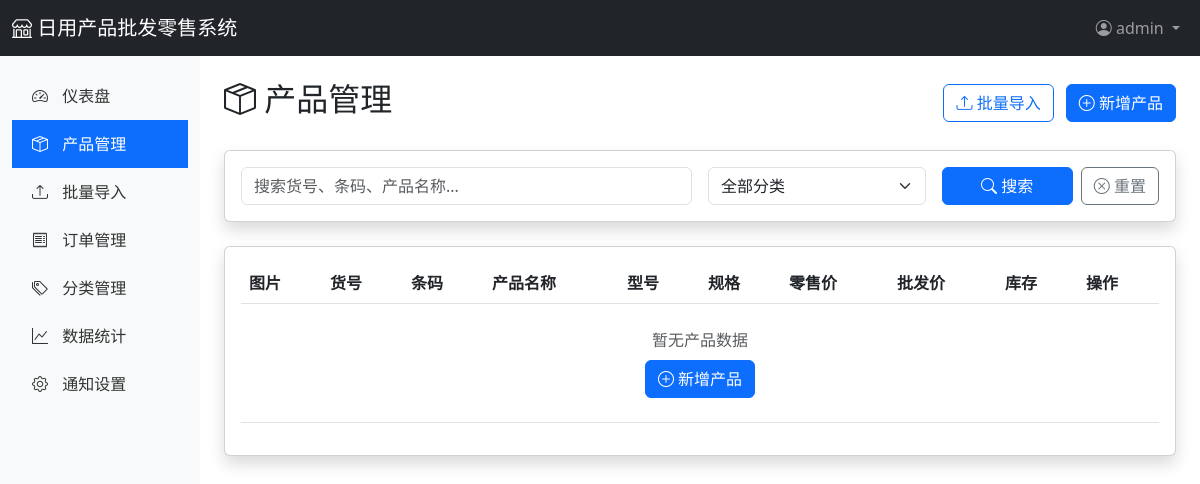
Page /admin/products?category_id=11 (signed in) on the earlier database version.
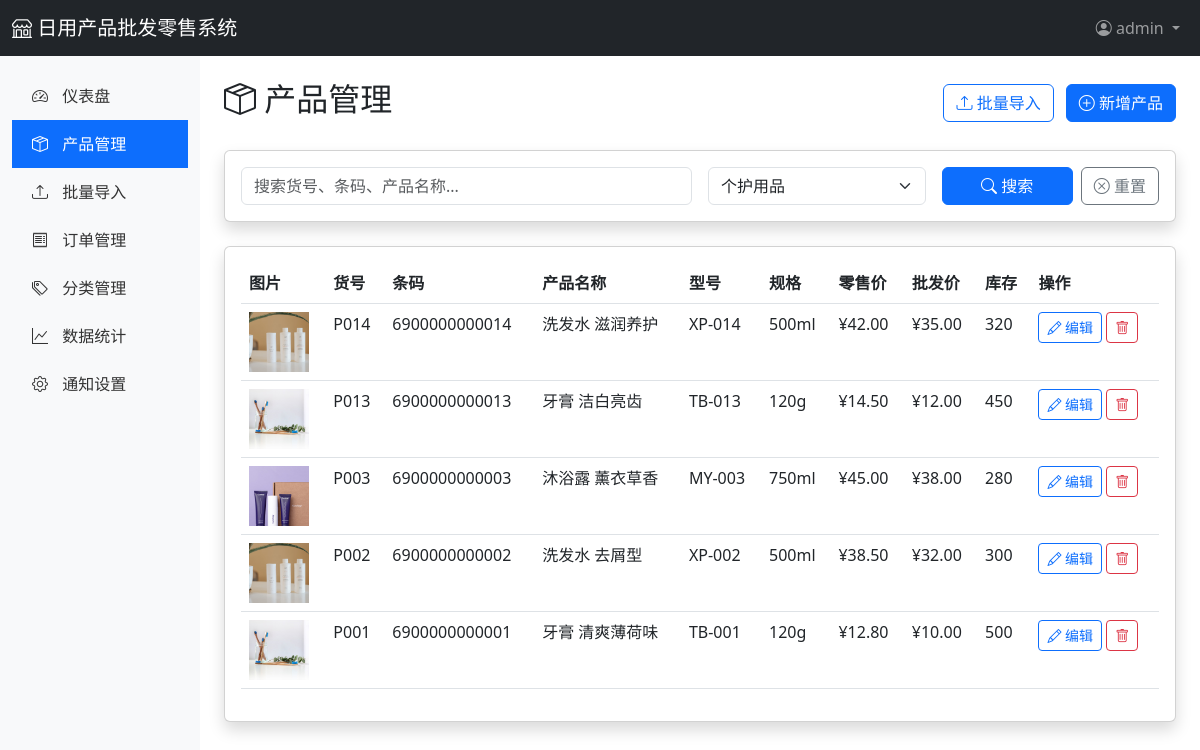
Same page on the later database version.
### app/models.py (models this page shows, shortened)
class User(UserMixin, db.Model):
    __tablename__ = 'users'
    id = db.Column(db.Integer, primary_key=True)
    username = db.Column(db.String(80), unique=True, nullable=False)
    email = db.Column(db.String(120), unique=True, nullable=False)
    password_hash = db.Column(db.String(255), nullable=False)
    role = db.Column(db.String(20), default='admin')  # admin, staff
    phone = db.Column(db.String(20))
    is_active = db.Column(db.Boolean, default=True)
    created_at = db.Column(db.DateTime, default=datetime.utcnow)
    updated_at = db.Column(db.DateTime, default=datetime.utcnow, onupdate=datetime.utcnow)
    orders = db.relationship('Order', backref='user', lazy='dynamic')

class Product(db.Model):
    __tablename__ = 'products'
    id = db.Column(db.Integer, primary_key=True)
    product_code = db.Column(db.String(50), unique=True, nullable=False, index=True)  # 货号
    barcode = db.Column(db.String(50), index=True)  # 条码
    name = db.Column(db.String(200), nullable=False, index=True)  # 产品名称
    model = db.Column(db.String(100))  # 型号
    specification = db.Column(db.String(200))  # 规格
    unit = db.Column(db.String(20))  # 单位
    retail_price = db.Column(db.Float, default=0)  # 零售价
    wholesale_price = db.Column(db.Float, default=0)  # 批发价
    wholesale_min_qty = db.Column(db.Integer, default=1)  # 批发最小数量
    stock = db.Column(db.Integer, default=0)  # 库存
    description = db.Column(db.Text)  # 产品描述
    status = db.Column(db.String(20), default='active')  # active, inactive
    created_at = db.Column(db.DateTime, default=datetime.utcnow)
    updated_at = db.Column(db.DateTime, default=datetime.utcnow, onupdate=datetime.utcnow)
    category_id = db.Column(db.Integer, db.ForeignKey('categories.id'))
    images = db.relationship('ProductImage', backref='product', lazy='dynamic', cascade='all, delete-orphan')
    order_items = db.relationship('OrderItem', backref='product', lazy='dynamic')

class ProductImage(db.Model):
    __tablename__ = 'product_images'
    id = db.Column(db.Integer, primary_key=True)
    product_id = db.Column(db.Integer, db.ForeignKey('products.id'), nullable=False)
    image_url = db.Column(db.String(500), nullable=False)
    is_primary = db.Column(db.Boolean, default=False)  # 是否为主图
    sort_order = db.Column(db.Integer, default=0)
    created_at = db.Column(db.DateTime, default=datetime.utcnow)

### app/routes/admin.py (the view)
@admin_bp.route('/products')
@login_required
def products():
    page = request.args.get('page', 1, type=int)
    per_page = 20
    query = request.args.get('q', '')
    category_id = request.args.get('category_id', type=int)
    products_query = Product.query
    if query:
        products_query = products_query.filter(
            (Product.name.contains(query)) |
            (Product.product_code.contains(query)) |
            (Product.barcode.contains(query))
        )
    if category_id:
        products_query = products_query.filter_by(category_id=category_id)
    pagination = products_query.order_by(Product.created_at.desc()).paginate(
        page=page, per_page=per_page, error_out=False
    )
    categories = Category.query.all()
    return render_template('admin/products.html',
                         products=pagination.items,
                         pagination=pagination,
                         categories=categories,
                         query=query,
                         category_id=category_id)

### app/templates/admin/products.html (shortened to what this page needs)
{% extends "admin/base.html" %}
{% block content %}
<div class="d-flex justify-content-between align-items-center mb-4">
    <h2><i class="bi bi-box-seam"></i> 产品管理</h2>
    <div>
        <a href="{{ url_for('admin.products_import') }}" class="btn btn-outline-primary me-2">
            <i class="bi bi-upload"></i> 批量导入
        </a>
        <a href="{{ url_for('admin.product_new') }}" class="btn btn-primary">
            <i class="bi bi-plus-circle"></i> 新增产品
        </a>
    </div>
</div>
<div class="card shadow mb-4">
    <div class="card-body">
        <form method="GET" action="{{ url_for('admin.products') }}">
            <div class="row g-3">
                <div class="col-md-6">
                    <input type="text" class="form-control" name="q" placeholder="搜索货号、条码、产品名称..." value="{{ query }}">
                </div>
                <div class="col-md-3">
                    <select class="form-select" name="category_id">
                        <option value="">全部分类</option>
                        {% for category in categories %}
                        <option value="{{ category.id }}" {% if category_id == category.id %}selected{% endif %}>
                            {{ category.name }}
                        </option>
                        {% endfor %}
                    </select>
                </div>
                <div class="col-md-3">
                    <div class="d-flex gap-2">
                        <button type="submit" class="btn btn-primary flex-grow-1">
                            <i class="bi bi-search"></i> 搜索
                        </button>
                        <a href="{{ url_for('admin.products') }}" class="btn btn-outline-secondary">
                            <i class="bi bi-x-circle"></i> 重置
                        </a>
                    </div>
                </div>
            </div>
        </form>
    </div>
</div>
<div class="card shadow">
    <div class="card-body">
        <div class="table-responsive">
            <table class="table table-hover">
                <thead>
                    <tr>
                        <th>图片</th>
                        <th>货号</th>
                        <th>条码</th>
                        <th>产品名称</th>
                        <th>型号</th>
                        <th>规格</th>
                        <th>零售价</th>
                        <th>批发价</th>
                        <th>库存</th>
                        <th>操作</th>
                    </tr>
                </thead>
                <tbody>
                    {% if products %}
                        {% for product in products %}
                        <tr>
                            <td>
                                {% set primary_image = product.images.filter_by(is_primary=True).first() %}
                                {% if primary_image %}
                                    <img src="{{ primary_image.image_url }}" width="60" height="60" style="object-fit: cover;">
                                {% elif product.images.first() %}
                                    <img src="{{ product.images.first().image_url }}" width="60" height="60" style="object-fit: cover;">
                                {% else %}
                                    <div class="bg-light d-flex align-items-center justify-content-center" style="width: 60px; height: 60px;">
                                        <i class="bi bi-image text-muted"></i>
                                    </div>
                                {% endif %}
                            </td>
                            <td>{{ product.product_code }}</td>
                            <td>{{ product.barcode or '-' }}</td>
                            <td>{{ product.name }}</td>
                            <td>{{ product.model or '-' }}</td>
                            <td>{{ product.specification or '-' }}</td>
                            <td>¥{{ "%.2f"|format(product.retail_price) }}</td>
                            <td>¥{{ "%.2f"|format(product.wholesale_price) }}</td>
                            <td>
                                {% if product.stock == 0 %}
                                    <span class="badge bg-danger">缺货</span>
                                {% elif product.stock < 10 %}
                                    <span class="badge bg-warning">{{ product.stock }}</span>
                                {% else %}
                                    {{ product.stock }}
                                {% endif %}
                            </td>
                            <td>
                                <a href="{{ url_for('admin.product_edit', product_id=product.id) }}" class="btn btn-sm btn-outline-primary">
                                    <i class="bi bi-pencil"></i> 编辑
                                </a>
                                <button onclick="deleteProduct({{ product.id }}, '{{ product.name }}')" class="btn btn-sm btn-outline-danger">
                                    <i class="bi bi-trash"></i>
                                </button>
                            </td>
                        </tr>
                        {% endfor %}
                    {% else %}
                        <tr>
                            <td colspan="10" class="text-center text-muted py-4">
                                暂无产品数据
                                <br>
                                <a href="{{ url_for('admin.product_new') }}" class="btn btn-primary mt-2">
                                    <i class="bi bi-plus-circle"></i> 新增产品
                                </a>
                            </td>
                        </tr>
                    {% endif %}
                </tbody>
            </table>
        </div>
    </div>
</div>
{% endblock %}

### app/templates/admin/base.html (shortened to what this page needs)
<!DOCTYPE html>
<html lang="zh-CN">
<head>
    <link href="https://cdn.jsdelivr.net/npm/bootstrap@5.3.0/dist/css/bootstrap.min.css" rel="stylesheet">
    <link href="https://cdn.jsdelivr.net/npm/bootstrap-icons@1.11.0/font/bootstrap-icons.css" rel="stylesheet">
</head>
<body>
    <nav class="navbar navbar-expand-lg navbar-dark bg-dark">
        <div class="container-fluid">
            <a class="navbar-brand" href="{{ url_for('main.index') }}">
                <i class="bi bi-shop"></i> 日用产品批发零售系统
            </a>
            <div class="navbar-nav ms-auto">
                <div class="nav-item dropdown">
                    <a class="nav-link dropdown-toggle" href="#" role="button" data-bs-toggle="dropdown">
                        <i class="bi bi-person-circle"></i> {{ current_user.username }}
                    </a>
                </div>
            </div>
        </div>
    </nav>
    <div class="container-fluid">
        <div class="row">
            <nav class="col-md-2 d-none d-md-block sidebar py-3">
                <ul class="nav flex-column">
                    <li class="nav-item">
                        <a class="nav-link {% if request.endpoint == 'admin.dashboard' %}active{% endif %}" href="{{ url_for('admin.dashboard') }}">
                            <i class="bi bi-speedometer2"></i> 仪表盘
                        </a>
                    </li>
                    <li class="nav-item">
                        <a class="nav-link {% if 'admin.product' in request.endpoint %}active{% endif %}" href="{{ url_for('admin.products') }}">
                            <i class="bi bi-box-seam"></i> 产品管理
                        </a>
                    </li>
                    <li class="nav-item">
                        <a class="nav-link {% if request.endpoint == 'admin.products_import' %}active{% endif %}" href="{{ url_for('admin.products_import') }}">
                            <i class="bi bi-upload"></i> 批量导入
                        </a>
                    </li>
                    <li class="nav-item">
                        <a class="nav-link {% if request.endpoint == 'admin.orders' %}active{% endif %}" href="{{ url_for('admin.orders') }}">
                            <i class="bi bi-receipt"></i> 订单管理
                        </a>
                    </li>
                    <li class="nav-item">
                        <a class="nav-link {% if request.endpoint == 'admin.categories' %}active{% endif %}" href="{{ url_for('admin.categories') }}">
                            <i class="bi bi-tags"></i> 分类管理
                        </a>
                    </li>
                    <li class="nav-item">
                        <a class="nav-link {% if request.endpoint == 'admin.statistics' %}active{% endif %}" href="{{ url_for('admin.statistics') }}">
                            <i class="bi bi-graph-up"></i> 数据统计
                        </a>
                    </li>
                    <li class="nav-item">
                        <a class="nav-link {% if 'system' in request.endpoint %}active{% endif %}" href="{{ url_for('system.settings') }}">
                            <i class="bi bi-gear"></i> 通知设置
                        </a>
                    </li>
                </ul>
            </nav>
            <main class="col-md-10 ms-sm-auto col-lg-10 px-md-4 py-4">
                {% block content %}{% endblock %}
            </main>
        </div>
    </div>
</body>
</html>

### app/templates/admin/base.html (style rules this page uses)
.sidebar { min-height: calc(100vh - 56px); background-color: #f8f9fa; }
.sidebar .nav-link { color: #333; padding: 12px 20px; }
.sidebar .nav-link:hover, .sidebar .nav-link.active { background-color: #0d6efd; color: white; }
.sidebar .nav-link i { margin-right: 10px; }

Differences in the rows shown:
added Product: image_url (picture), product_code "P014", barcode "6900000000014", name "洗发水 滋润养护", model "XP-014", specification "500ml", retail_price "42.00", wholesale_price "35.00", stock "320"
added Product: image_url (picture), product_code "P013", barcode "6900000000013", name "牙膏 洁白亮齿", model "TB-013", specification "120g", retail_price "14.50", wholesale_price "12.00", stock "450"
added Product: image_url (picture), product_code "P003", barcode "6900000000003", name "沐浴露 薰衣草香", model "MY-003", specification "750ml", retail_price "45.00", wholesale_price "38.00", stock "280"
added Product: image_url (picture), product_code "P002", barcode "6900000000002", name "洗发水 去屑型", model "XP-002", specification "500ml", retail_price "38.50", wholesale_price "32.00", stock "300"
added Product: image_url (picture), product_code "P001", barcode "6900000000001", name "牙膏 清爽薄荷味", model "TB-001", specification "120g", retail_price "12.80", wholesale_price "10.00", stock "500"
Other differences:
form field category_id: "全部分类" → "个护用品"
text no longer shown: "暂无产品数据 新增产品"
